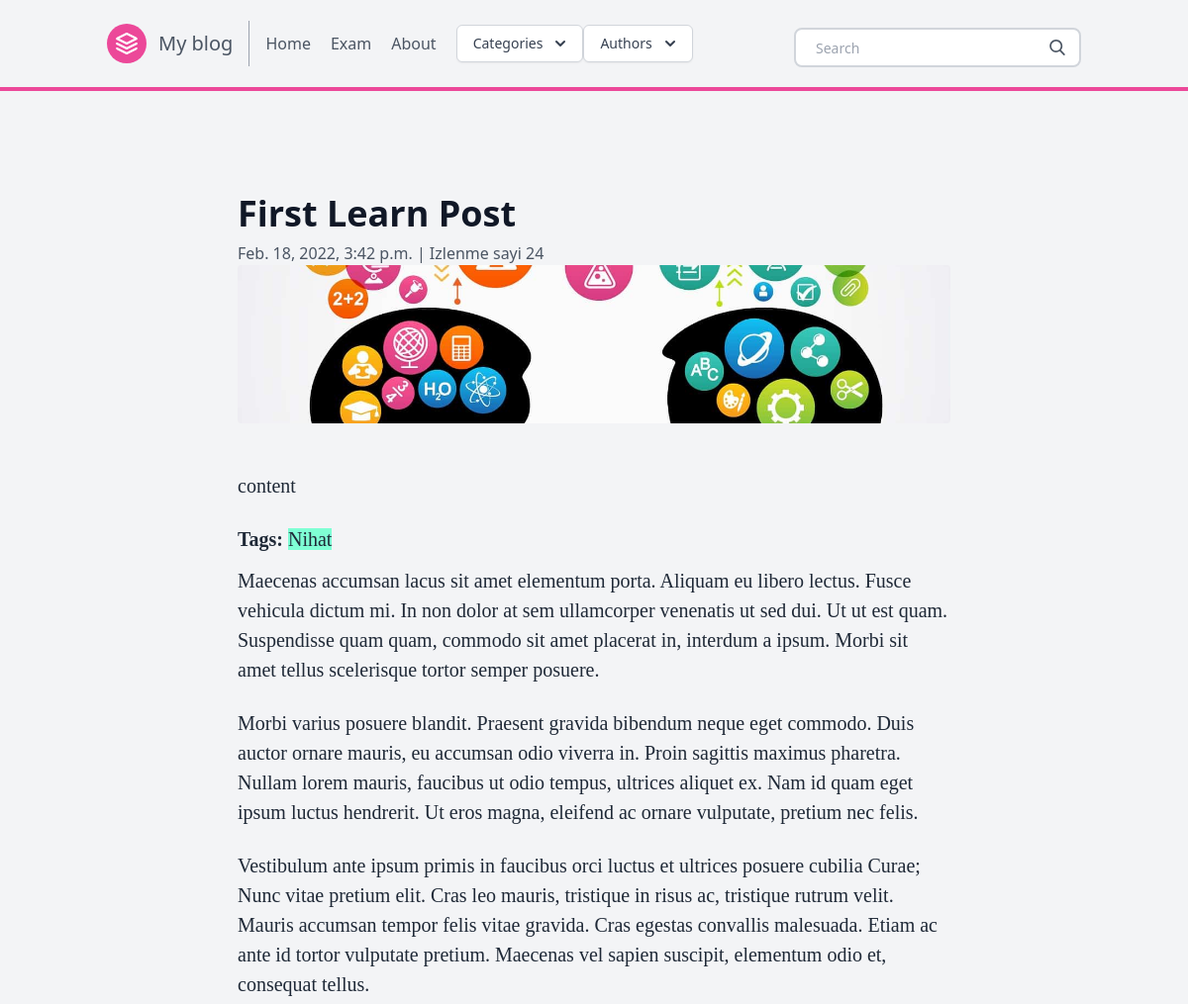
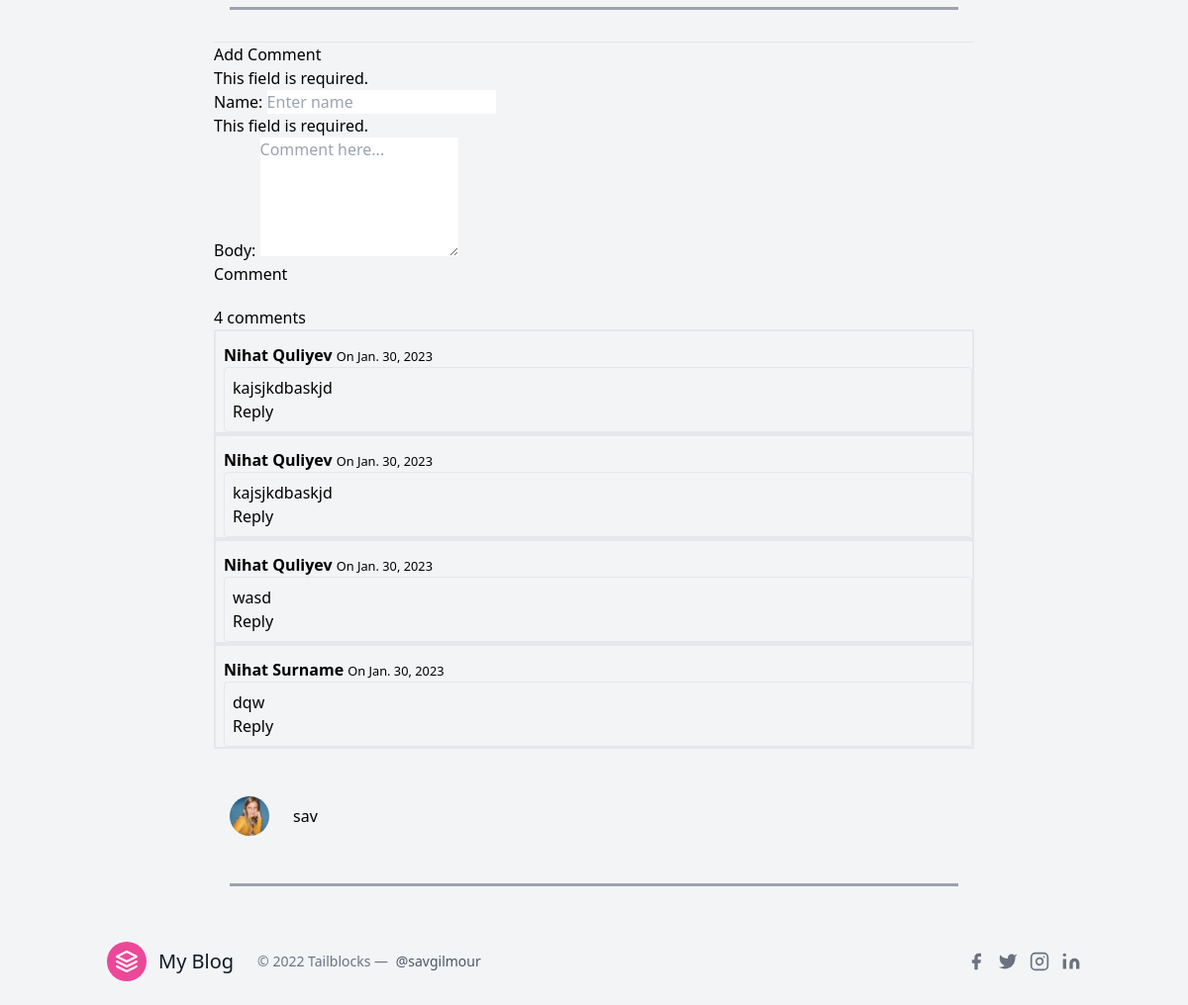
/post/learn-post-1/, run on the app's committed database (2 pictures, top to bottom).
### posts/models.py (models this page shows, shortened)
class Post(models.Model):
    title = models.CharField(max_length=100)
    slug = models.SlugField()
    overview = models.TextField()
    timestamp = models.DateTimeField(auto_now_add=True)
    content = models.TextField()
    author = models.ForeignKey(Author, on_delete=models.CASCADE)
    thumbnail = models.ImageField()
    categories = models.ManyToManyField(Category)
    featured = models.BooleanField()
    views = models.IntegerField(default=0) #baxis sayi
    tags = TaggableManager()
    def update_views(self, *args, **kwargs):  #baxis sayisi
        self.views = self.views + 1
        super(Post, self).save(*args, **kwargs)
    def get_comments(self):
        return self.comments.filter(parent=None).filter(active=True)

class Comment(models.Model):
    post=models.ForeignKey(Post,on_delete=models.CASCADE, related_name="comments")
    name=models.CharField(max_length=50)
    email=models.EmailField()
    parent=models.ForeignKey("self", null=True, blank=True, on_delete=models.CASCADE)
    body = models.TextField()
    created = models.DateTimeField(auto_now_add=True)
    updated = models.DateTimeField(auto_now=True)
    active = models.BooleanField(default=True)
    class Meta:
        ordering = ('created',)
    def get_comments(self):
        return Comment.objects.filter(parent=self).filter(active=True)

class Author(models.Model):
    user = models.OneToOneField(User, on_delete=models.CASCADE)
    profile_picture = models.ImageField()
    def __str__(self):
        return self.user.username

### posts/views.py (the view)
# urls.py: path('post/<slug>/', post, name = 'post'),
def post (request,slug):
    post = Post.objects.get(slug = slug)
    latest = Post.objects.order_by('-timestamp')[:3]
    comments = post.comments.filter(active=True)
    new_comment = None
    comment_form = CommentForm(data=request.POST)
    if comment_form.is_valid():
        new_comment = comment_form.save(commit=False)
        new_comment.post = post
        new_comment.save()
        comment_form = CommentForm()
    context = {
        'post': post,
        'latest': latest,
        'post':post,'comments': comments,
        'comment_form':comment_form
    }
    return render(request, 'post.html', context)

### posts/forms.py
class CommentForm(forms.ModelForm):
    class Meta:
        model = Comment
        fields = ('name', 'body')
    def __init__(self, *args, **kwargs):
        super(CommentForm, self).__init__(*args, **kwargs)
        self.fields['name'].widget.attrs = {'placeholder': 'Enter name','class':'form-control'}
        self.fields['body'].widget.attrs = {'placeholder': 'Comment here...', 'class':'form-control', 'rows':'5'}

### posts/templatetags/markdown_extras.py (called while the page is built)
@register.filter()
@stringfilter
def markdown(value):
    return md.markdown(value, extensions=['markdown.extensions.fenced_code'])

@register.simple_tag
def get_categories():
    return Category.objects.all()[0:3]

@register.simple_tag
def get_authors():
    return Author.objects.all()[0:3]

### templates/post.html (shortened to what this page needs)
{% extends 'base.html' %}
{% load markdown_extras %}
{% block content %}
<body class="bg-gray-100 font-sans leading-normal tracking-normal">
	<div class="container w-full md:max-w-3xl mx-auto pt-20"   onload="{{post.update_views}}" >
		<div class="w-full px-4 md:px-6 text-xl text-gray-800 leading-normal" style="font-family:Georgia,serif;">
			<div class="font-sans">
						<h1 class="font-bold font-sans break-normal text-gray-900 pt-6 pb-2 text-3xl md:text-4xl">
						{{ post.title }}</h1>
						<p class="text-sm md:text-base font-normal text-gray-600">
						{{ post.timestamp}}  | Izlenme sayi {{  post.views }}  </p></p>
						<img class="h-40 rounded w-full object-cover object-center mb-6" src="{{ post.thumbnail.url }}" alt="content">
			</div>
			<div class="py-6">
			{{ post.content | markdown | safe }}
			</div>
			<p>
				<strong>Tags:</strong>
				{% for tag in post.tags.all %}
				    <a href="{% url 'post_tag' tag.slug %}" class="link-light text-decoration-none badge bg-secondary" style="background-color: aquamarine;">
				        {{tag.name}}
				    </a>
				{% endfor %}
			      </p>
			<ol>
				<li class="py-3">Maecenas accumsan lacus sit amet elementum porta. Aliquam eu libero lectus. Fusce vehicula dictum mi. In non dolor at sem ullamcorper venenatis ut sed dui. Ut ut est quam. Suspendisse quam quam, commodo sit amet placerat in, interdum a ipsum. Morbi sit amet tellus scelerisque tortor semper posuere.</li>
				<li class="py-3">Morbi varius posuere blandit. Praesent gravida bibendum neque eget commodo. Duis auctor ornare mauris, eu accumsan odio viverra in. Proin sagittis maximus pharetra. Nullam lorem mauris, faucibus ut odio tempus, ultrices aliquet ex. Nam id quam eget ipsum luctus hendrerit. Ut eros magna, eleifend ac ornare vulputate, pretium nec felis.</li>
				<li class="py-3">Vestibulum ante ipsum primis in faucibus orci luctus et ultrices posuere cubilia Curae; Nunc vitae pretium elit. Cras leo mauris, tristique in risus ac, tristique rutrum velit. Mauris accumsan tempor felis vitae gravida. Cras egestas convallis malesuada. Etiam ac ante id tortor vulputate pretium. Maecenas vel sapien suscipit, elementum odio et, consequat tellus.</li>
			</ol>
		</div>
		<hr class="border-b-2 border-gray-400 mb-8 mx-4">
		<hr/>
		<h3>Add Comment</h3>
		<form method="post" action="">
		    {{ comment_form.as_p }}
		    <button type="submit" class="btn btn-primary">Comment</button>
		</form>
		{% with comments.count as total_comments %}
		    <h3 class="mt-5">
		        {{ total_comments }} comment{{ total_comments|pluralize }}
		    </h3>
		{% endwith %}
		{% if not post.comments.all %}
		    No comments yet
		{% else %}
		    {% for comment in post.get_comments %}
		        {% include 'comment.html' with comment=comment %}
		    {% endfor %}
		{% endif %}
			<div class="flex w-full items-center font-sans px-4 py-12">
				<img class="w-10 h-10 rounded-full mr-4" src="{{ post.author.profile_picture.url }}">
				<div class="flex-1 px-2">
					<button type="button">
						<a href="{% url 'postlistauthor'  post.author.user_id %}">
							{{ post.author }}
						</a>
					</button>
				</div>
			</div>
		<hr class="border-b-2 border-gray-400 mb-8 mx-4">
	</div>
{% endblock content %}

### templates/comment.html (shortened to what this page needs)
<div class="border-0 border-start border-2 ps-2" id="{{comment.id}}">
          <div class="mt-3">
              <strong>{{comment.name}}</strong>
              <small class="text-muted">On {{ comment.created.date }}</small>
          </div>
          <div class="border p-2 rounded">
              <p>{{comment.body}}</p>
              <button class="btn btn-primary btn-sm" onclick="handleReply({{comment.id}})">Reply</button>
          </div>
  </div>

### data on the page
Post: title "First Learn Post", timestamp "Feb. 18, 2022, 3:42 p.m.", views "24", thumbnail (picture), content "content", author.profile_picture (picture), author "sav"
Tag: name "Nihat"
Comment: name "Nihat Quliyev", created "Jan. 30, 2023", body "kajsjkdbaskjd"
Comment: name "Nihat Quliyev", created "Jan. 30, 2023", body "kajsjkdbaskjd"
Comment: name "Nihat Quliyev", created "Jan. 30, 2023", body "wasd"
Comment: name "Nihat Surname", created "Jan. 30, 2023", body "dqw"

### other printed values
{{ total_comments }} "4"
